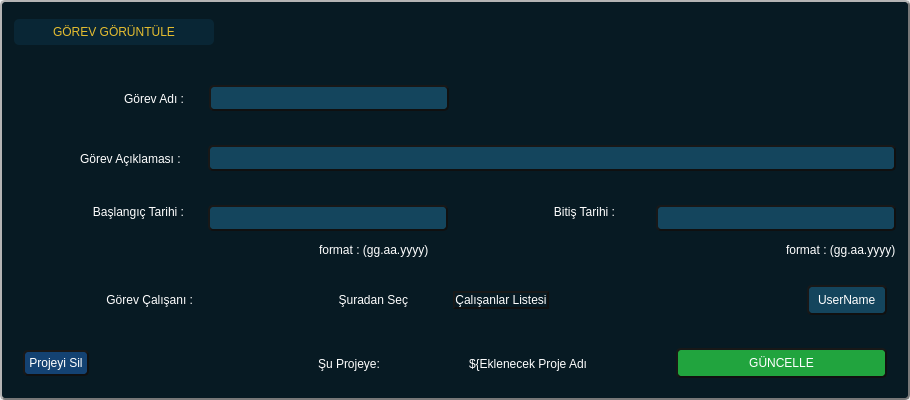
<?xml version="1.0" encoding="UTF-8"?>
<ui version="4.0">
 <class>UpdateTask</class>
 <widget class="QDialog" name="UpdateTask">
  <property name="geometry">
   <rect>
    <x>0</x>
    <y>0</y>
    <width>910</width>
    <height>400</height>
   </rect>
  </property>
  <property name="minimumSize">
   <size>
    <width>910</width>
    <height>400</height>
   </size>
  </property>
  <property name="maximumSize">
   <size>
    <width>910</width>
    <height>400</height>
   </size>
  </property>
  <property name="windowTitle">
   <string>Dialog</string>
  </property>
  <property name="styleSheet">
   <string notr="true">*{
font: 1000 12pt &quot;Montserrat&quot;;
border : none ;
	color: rgb(255, 255, 255);
}
QWidget#AddTask{
background-color: rgb(7, 26, 35);
border-radius : 5px;
box-shadow: 15px 15px 15px 15px rgb(0, 0, 0);
border : 2px outset rgb(16, 16, 16);
}
QLineEdit{
background-color: rgb(20, 69, 93);
border-radius : 5px;
padding : 3px;
box-shadow: 15px 15px 15px 15px rgb(0, 0, 0);
border : 2px outset rgb(16, 16, 16);
}
QPushButton{
box-shadow: 15px 15px 15px 15px rgb(0, 0, 0);
border : 2px outset rgb(16, 16, 16);
}</string>
  </property>
  <layout class="QHBoxLayout" name="horizontalLayout_6">
   <property name="spacing">
    <number>0</number>
   </property>
   <property name="leftMargin">
    <number>0</number>
   </property>
   <property name="topMargin">
    <number>0</number>
   </property>
   <property name="rightMargin">
    <number>0</number>
   </property>
   <property name="bottomMargin">
    <number>0</number>
   </property>
   <item>
    <widget class="QFrame" name="main_frame">
     <property name="minimumSize">
      <size>
       <width>0</width>
       <height>0</height>
      </size>
     </property>
     <property name="styleSheet">
      <string notr="true">QFrame#main_frame{
background-color: rgb(7, 26, 35);
border-radius : 5px;
box-shadow: 15px 15px 15px 15px rgb(0, 0, 0);
border : 2px outset rgb(120, 120, 120);
}</string>
     </property>
     <property name="frameShape">
      <enum>QFrame::StyledPanel</enum>
     </property>
     <property name="frameShadow">
      <enum>QFrame::Raised</enum>
     </property>
     <layout class="QVBoxLayout" name="verticalLayout_4">
      <property name="spacing">
       <number>0</number>
      </property>
      <property name="leftMargin">
       <number>12</number>
      </property>
      <property name="topMargin">
       <number>12</number>
      </property>
      <property name="rightMargin">
       <number>12</number>
      </property>
      <property name="bottomMargin">
       <number>3</number>
      </property>
      <item alignment="Qt::AlignTop">
       <widget class="QFrame" name="addTask_header_freame">
        <property name="sizePolicy">
         <sizepolicy hsizetype="Preferred" vsizetype="Maximum">
          <horstretch>0</horstretch>
          <verstretch>0</verstretch>
         </sizepolicy>
        </property>
        <property name="frameShape">
         <enum>QFrame::StyledPanel</enum>
        </property>
        <property name="frameShadow">
         <enum>QFrame::Raised</enum>
        </property>
        <layout class="QHBoxLayout" name="horizontalLayout">
         <property name="leftMargin">
          <number>0</number>
         </property>
         <property name="topMargin">
          <number>5</number>
         </property>
         <property name="rightMargin">
          <number>0</number>
         </property>
         <property name="bottomMargin">
          <number>0</number>
         </property>
         <item>
          <widget class="QLabel" name="title_label">
           <property name="sizePolicy">
            <sizepolicy hsizetype="Maximum" vsizetype="Preferred">
             <horstretch>0</horstretch>
             <verstretch>0</verstretch>
            </sizepolicy>
           </property>
           <property name="minimumSize">
            <size>
             <width>200</width>
             <height>0</height>
            </size>
           </property>
           <property name="styleSheet">
            <string notr="true">color: rgb(229, 189, 48);
background-color: rgb(9, 38, 53);
border-radius : 5px;
padding : 6px;</string>
           </property>
           <property name="text">
            <string>GÖREV GÖRÜNTÜLE</string>
           </property>
           <property name="alignment">
            <set>Qt::AlignCenter</set>
           </property>
          </widget>
         </item>
         <item alignment="Qt::AlignRight">
          <widget class="QFrame" name="winow_btn_frame">
           <property name="sizePolicy">
            <sizepolicy hsizetype="Maximum" vsizetype="Preferred">
             <horstretch>0</horstretch>
             <verstretch>0</verstretch>
            </sizepolicy>
           </property>
           <property name="frameShape">
            <enum>QFrame::StyledPanel</enum>
           </property>
           <property name="frameShadow">
            <enum>QFrame::Raised</enum>
           </property>
           <layout class="QHBoxLayout" name="horizontalLayout_2">
            <property name="spacing">
             <number>0</number>
            </property>
            <property name="leftMargin">
             <number>0</number>
            </property>
            <property name="topMargin">
             <number>0</number>
            </property>
            <property name="rightMargin">
             <number>0</number>
            </property>
            <property name="bottomMargin">
             <number>0</number>
            </property>
            <item>
             <widget class="QPushButton" name="exit_btn">
              <property name="sizePolicy">
               <sizepolicy hsizetype="Minimum" vsizetype="Minimum">
                <horstretch>0</horstretch>
                <verstretch>0</verstretch>
               </sizepolicy>
              </property>
              <property name="styleSheet">
               <string notr="true">border:none;</string>
              </property>
              <property name="text">
               <string/>
              </property>
              <property name="icon">
               <iconset resource="../assets/image.qrc">
                <normaloff>:/icons/icons/Ellipse 5.png</normaloff>:/icons/icons/Ellipse 5.png</iconset>
              </property>
              <property name="iconSize">
               <size>
                <width>20</width>
                <height>20</height>
               </size>
              </property>
             </widget>
            </item>
           </layout>
          </widget>
         </item>
        </layout>
       </widget>
      </item>
      <item alignment="Qt::AlignLeft">
       <widget class="QFrame" name="addTask_name_frame">
        <property name="frameShape">
         <enum>QFrame::StyledPanel</enum>
        </property>
        <property name="frameShadow">
         <enum>QFrame::Raised</enum>
        </property>
        <layout class="QHBoxLayout" name="horizontalLayout_9">
         <property name="spacing">
          <number>25</number>
         </property>
         <property name="leftMargin">
          <number>0</number>
         </property>
         <property name="topMargin">
          <number>0</number>
         </property>
         <property name="rightMargin">
          <number>0</number>
         </property>
         <property name="bottomMargin">
          <number>22</number>
         </property>
         <item alignment="Qt::AlignLeft">
          <widget class="QLabel" name="task_name_label">
           <property name="sizePolicy">
            <sizepolicy hsizetype="Maximum" vsizetype="Preferred">
             <horstretch>0</horstretch>
             <verstretch>0</verstretch>
            </sizepolicy>
           </property>
           <property name="minimumSize">
            <size>
             <width>170</width>
             <height>0</height>
            </size>
           </property>
           <property name="maximumSize">
            <size>
             <width>170</width>
             <height>16777215</height>
            </size>
           </property>
           <property name="text">
            <string>Görev Adı :</string>
           </property>
           <property name="alignment">
            <set>Qt::AlignRight|Qt::AlignTrailing|Qt::AlignVCenter</set>
           </property>
          </widget>
         </item>
         <item alignment="Qt::AlignLeft">
          <widget class="QLineEdit" name="task_name_lineEdit">
           <property name="minimumSize">
            <size>
             <width>240</width>
             <height>0</height>
            </size>
           </property>
           <property name="maximumSize">
            <size>
             <width>300</width>
             <height>16777215</height>
            </size>
           </property>
          </widget>
         </item>
        </layout>
       </widget>
      </item>
      <item>
       <widget class="QFrame" name="addTask_describe_frame">
        <property name="frameShape">
         <enum>QFrame::StyledPanel</enum>
        </property>
        <property name="frameShadow">
         <enum>QFrame::Raised</enum>
        </property>
        <layout class="QHBoxLayout" name="horizontalLayout_4">
         <property name="spacing">
          <number>24</number>
         </property>
         <property name="leftMargin">
          <number>0</number>
         </property>
         <property name="topMargin">
          <number>0</number>
         </property>
         <property name="rightMargin">
          <number>0</number>
         </property>
         <property name="bottomMargin">
          <number>29</number>
         </property>
         <item alignment="Qt::AlignLeft">
          <widget class="QLabel" name="task_describe_title">
           <property name="sizePolicy">
            <sizepolicy hsizetype="Maximum" vsizetype="Preferred">
             <horstretch>0</horstretch>
             <verstretch>0</verstretch>
            </sizepolicy>
           </property>
           <property name="minimumSize">
            <size>
             <width>170</width>
             <height>0</height>
            </size>
           </property>
           <property name="maximumSize">
            <size>
             <width>170</width>
             <height>16777215</height>
            </size>
           </property>
           <property name="text">
            <string>Görev Açıklaması : </string>
           </property>
           <property name="alignment">
            <set>Qt::AlignRight|Qt::AlignTrailing|Qt::AlignVCenter</set>
           </property>
          </widget>
         </item>
         <item>
          <widget class="QLineEdit" name="lineEdit_2">
           <property name="minimumSize">
            <size>
             <width>0</width>
             <height>0</height>
            </size>
           </property>
           <property name="maximumSize">
            <size>
             <width>16777215</width>
             <height>16777215</height>
            </size>
           </property>
          </widget>
         </item>
        </layout>
       </widget>
      </item>
      <item>
       <widget class="QFrame" name="addTask_date_row_frame">
        <property name="frameShape">
         <enum>QFrame::StyledPanel</enum>
        </property>
        <property name="frameShadow">
         <enum>QFrame::Raised</enum>
        </property>
        <layout class="QHBoxLayout" name="horizontalLayout_5">
         <property name="spacing">
          <number>0</number>
         </property>
         <property name="leftMargin">
          <number>0</number>
         </property>
         <property name="topMargin">
          <number>0</number>
         </property>
         <property name="rightMargin">
          <number>0</number>
         </property>
         <property name="bottomMargin">
          <number>0</number>
         </property>
         <item alignment="Qt::AlignTop">
          <widget class="QLabel" name="start_date_label">
           <property name="sizePolicy">
            <sizepolicy hsizetype="Maximum" vsizetype="Preferred">
             <horstretch>0</horstretch>
             <verstretch>0</verstretch>
            </sizepolicy>
           </property>
           <property name="minimumSize">
            <size>
             <width>170</width>
             <height>0</height>
            </size>
           </property>
           <property name="maximumSize">
            <size>
             <width>170</width>
             <height>16777215</height>
            </size>
           </property>
           <property name="text">
            <string>Başlangıç Tarihi :</string>
           </property>
           <property name="alignment">
            <set>Qt::AlignRight|Qt::AlignTrailing|Qt::AlignVCenter</set>
           </property>
          </widget>
         </item>
         <item>
          <widget class="QFrame" name="frame_2">
           <property name="frameShape">
            <enum>QFrame::StyledPanel</enum>
           </property>
           <property name="frameShadow">
            <enum>QFrame::Raised</enum>
           </property>
           <layout class="QVBoxLayout" name="verticalLayout_3">
            <property name="spacing">
             <number>0</number>
            </property>
            <property name="leftMargin">
             <number>7</number>
            </property>
            <property name="topMargin">
             <number>0</number>
            </property>
            <property name="rightMargin">
             <number>0</number>
            </property>
            <property name="bottomMargin">
             <number>0</number>
            </property>
            <item alignment="Qt::AlignHCenter">
             <widget class="QLineEdit" name="starting_date_lineEdit">
              <property name="minimumSize">
               <size>
                <width>240</width>
                <height>0</height>
               </size>
              </property>
              <property name="maximumSize">
               <size>
                <width>240</width>
                <height>16777215</height>
               </size>
              </property>
              <property name="text">
               <string/>
              </property>
              <property name="alignment">
               <set>Qt::AlignLeading|Qt::AlignLeft|Qt::AlignVCenter</set>
              </property>
             </widget>
            </item>
            <item alignment="Qt::AlignRight">
             <widget class="QLabel" name="format_1">
              <property name="styleSheet">
               <string notr="true">font: 10pt &quot;Montserrat&quot;;</string>
              </property>
              <property name="text">
               <string>format : (gg.aa.yyyy)           </string>
              </property>
             </widget>
            </item>
           </layout>
          </widget>
         </item>
         <item alignment="Qt::AlignTop">
          <widget class="QLabel" name="end_date_label">
           <property name="sizePolicy">
            <sizepolicy hsizetype="Maximum" vsizetype="Preferred">
             <horstretch>0</horstretch>
             <verstretch>0</verstretch>
            </sizepolicy>
           </property>
           <property name="minimumSize">
            <size>
             <width>150</width>
             <height>0</height>
            </size>
           </property>
           <property name="maximumSize">
            <size>
             <width>150</width>
             <height>16777215</height>
            </size>
           </property>
           <property name="text">
            <string>Bitiş Tarihi :</string>
           </property>
           <property name="alignment">
            <set>Qt::AlignRight|Qt::AlignTrailing|Qt::AlignVCenter</set>
           </property>
          </widget>
         </item>
         <item>
          <widget class="QFrame" name="frame_3">
           <property name="frameShape">
            <enum>QFrame::StyledPanel</enum>
           </property>
           <property name="frameShadow">
            <enum>QFrame::Raised</enum>
           </property>
           <layout class="QVBoxLayout" name="verticalLayout_2">
            <property name="spacing">
             <number>0</number>
            </property>
            <property name="leftMargin">
             <number>0</number>
            </property>
            <property name="topMargin">
             <number>0</number>
            </property>
            <property name="rightMargin">
             <number>0</number>
            </property>
            <property name="bottomMargin">
             <number>0</number>
            </property>
            <item alignment="Qt::AlignRight">
             <widget class="QLineEdit" name="ending_datelineEdit">
              <property name="minimumSize">
               <size>
                <width>240</width>
                <height>0</height>
               </size>
              </property>
              <property name="maximumSize">
               <size>
                <width>240</width>
                <height>16777215</height>
               </size>
              </property>
              <property name="text">
               <string/>
              </property>
             </widget>
            </item>
            <item alignment="Qt::AlignRight">
             <widget class="QLabel" name="format_2">
              <property name="styleSheet">
               <string notr="true">font: 10pt &quot;Montserrat&quot;;</string>
              </property>
              <property name="text">
               <string>format : (gg.aa.yyyy)</string>
              </property>
             </widget>
            </item>
           </layout>
          </widget>
         </item>
        </layout>
       </widget>
      </item>
      <item>
       <widget class="QFrame" name="addTask_workers_row_frame">
        <property name="frameShape">
         <enum>QFrame::StyledPanel</enum>
        </property>
        <property name="frameShadow">
         <enum>QFrame::Raised</enum>
        </property>
        <layout class="QHBoxLayout" name="horizontalLayout_10">
         <property name="spacing">
          <number>45</number>
         </property>
         <item>
          <widget class="QLabel" name="task_worker_label">
           <property name="sizePolicy">
            <sizepolicy hsizetype="Maximum" vsizetype="Preferred">
             <horstretch>0</horstretch>
             <verstretch>0</verstretch>
            </sizepolicy>
           </property>
           <property name="minimumSize">
            <size>
             <width>170</width>
             <height>0</height>
            </size>
           </property>
           <property name="maximumSize">
            <size>
             <width>170</width>
             <height>16777215</height>
            </size>
           </property>
           <property name="text">
            <string>Görev Çalışanı :</string>
           </property>
           <property name="alignment">
            <set>Qt::AlignRight|Qt::AlignTrailing|Qt::AlignVCenter</set>
           </property>
          </widget>
         </item>
         <item>
          <widget class="QLabel" name="select_there_label">
           <property name="sizePolicy">
            <sizepolicy hsizetype="Maximum" vsizetype="Preferred">
             <horstretch>0</horstretch>
             <verstretch>0</verstretch>
            </sizepolicy>
           </property>
           <property name="minimumSize">
            <size>
             <width>170</width>
             <height>0</height>
            </size>
           </property>
           <property name="maximumSize">
            <size>
             <width>170</width>
             <height>16777215</height>
            </size>
           </property>
           <property name="text">
            <string>Şuradan Seç</string>
           </property>
           <property name="alignment">
            <set>Qt::AlignRight|Qt::AlignTrailing|Qt::AlignVCenter</set>
           </property>
          </widget>
         </item>
         <item>
          <widget class="QPushButton" name="workers_list_btn">
           <property name="sizePolicy">
            <sizepolicy hsizetype="Maximum" vsizetype="Fixed">
             <horstretch>0</horstretch>
             <verstretch>0</verstretch>
            </sizepolicy>
           </property>
           <property name="styleSheet">
            <string notr="true">QPushButton{
padding : 6px;
background-color: rgb(20, 66, 114);
border-radius:5px;
font: 11pt &quot;Montserrat&quot;;
}

QPushButton:hover{
 background-color: #2980b9; /* Fare üzerine gelindiğinde arkaplan rengi 
 }</string>
           </property>
           <property name="text">
            <string>Çalışanlar Listesi</string>
           </property>
          </widget>
         </item>
         <item alignment="Qt::AlignRight">
          <widget class="QLabel" name="selected_worker_label">
           <property name="sizePolicy">
            <sizepolicy hsizetype="Preferred" vsizetype="Maximum">
             <horstretch>0</horstretch>
             <verstretch>0</verstretch>
            </sizepolicy>
           </property>
           <property name="styleSheet">
            <string notr="true">padding : 6px;
background-color: rgb(20, 69, 93);
border-radius:5px;
font: 11pt &quot;Montserrat&quot;;
box-shadow: 15px 15px 15px 15px rgb(0, 0, 0);
border : 2px outset rgb(16, 16, 16);</string>
           </property>
           <property name="text">
            <string>UserName</string>
           </property>
          </widget>
         </item>
        </layout>
       </widget>
      </item>
      <item>
       <widget class="QFrame" name="addTask_footer_frame">
        <property name="frameShape">
         <enum>QFrame::StyledPanel</enum>
        </property>
        <property name="frameShadow">
         <enum>QFrame::Raised</enum>
        </property>
        <layout class="QHBoxLayout" name="horizontalLayout_3">
         <item>
          <widget class="QPushButton" name="project_dlete_btn">
           <property name="sizePolicy">
            <sizepolicy hsizetype="Maximum" vsizetype="Fixed">
             <horstretch>0</horstretch>
             <verstretch>0</verstretch>
            </sizepolicy>
           </property>
           <property name="styleSheet">
            <string notr="true">*{
background-color: rgb(20, 66, 114);
border-radius : 5px ;
font: 600 12pt &quot;Montserrat&quot;;
padding : 4px;
}
:hover{
background-color: rgb(9, 33, 44);
}</string>
           </property>
           <property name="text">
            <string>Projeyi Sil</string>
           </property>
           <property name="icon">
            <iconset resource="../assets/image.qrc">
             <normaloff>:/icons/icons/garbage.png</normaloff>:/icons/icons/garbage.png</iconset>
           </property>
           <property name="iconSize">
            <size>
             <width>20</width>
             <height>20</height>
            </size>
           </property>
          </widget>
         </item>
         <item alignment="Qt::AlignRight">
          <widget class="QLabel" name="teher_project_label">
           <property name="text">
            <string>Şu Projeye:</string>
           </property>
          </widget>
         </item>
         <item alignment="Qt::AlignHCenter">
          <widget class="QLabel" name="will_add_project_label">
           <property name="text">
            <string>${Eklenecek Proje Adı</string>
           </property>
          </widget>
         </item>
         <item>
          <widget class="QPushButton" name="task_add_btn">
           <property name="minimumSize">
            <size>
             <width>211</width>
             <height>0</height>
            </size>
           </property>
           <property name="maximumSize">
            <size>
             <width>211</width>
             <height>16777215</height>
            </size>
           </property>
           <property name="styleSheet">
            <string notr="true">QPushButton{
padding : 6px;
	background-color: rgb(33, 164, 62);
border-radius:5px;
font: 1000 12pt &quot;Montserrat&quot;;
}

QPushButton:hover{
	background-color: rgb(0, 132, 28);
 }</string>
           </property>
           <property name="text">
            <string>GÜNCELLE</string>
           </property>
          </widget>
         </item>
        </layout>
       </widget>
      </item>
     </layout>
    </widget>
   </item>
  </layout>
 </widget>
 <resources>
  <include location="../assets/image.qrc"/>
 </resources>
 <connections/>
</ui>
